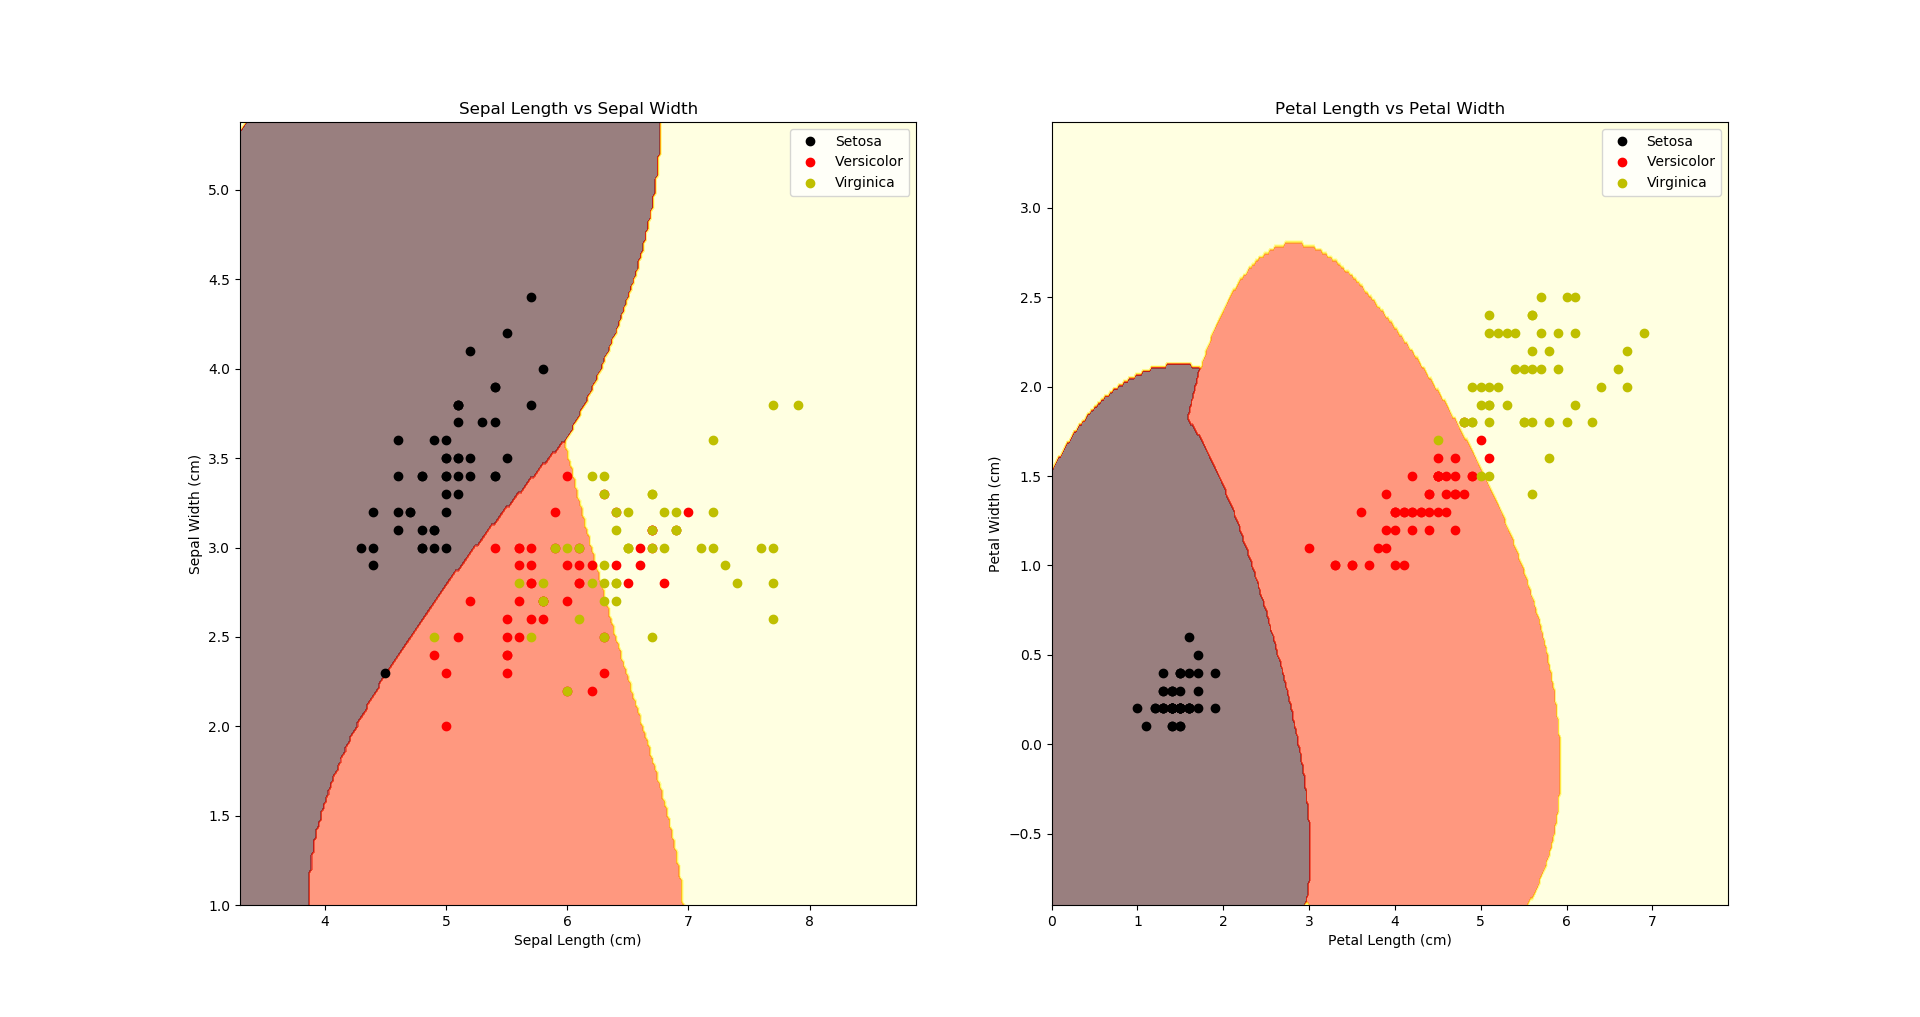

Write Python code to recreate this figure.
import numpy as np
import pandas as pd
import matplotlib.pyplot as plt
from sklearn.datasets import load_iris

dataIris = load_iris()
df = pd.DataFrame(
    dataIris['data'],
    columns = ['SL', 'SW', 'PL', 'PW']
)
df['target'] = dataIris['target']
df['spesies'] = df['target'].apply(
    lambda row: dataIris['target_names'][row]
)

# SVM
from sklearn.svm import SVC
modelS = SVC(gamma = 'auto', probability = True)
modelP = SVC(gamma = 'auto', probability = True)

sepal = dataIris['data'][:, :2]
sl, sw = sepal[:, 0], sepal[:, 1]
petal = dataIris['data'][:, 2:]
pl, pw = petal[:, 0], petal[:, 1]

modelS.fit(sepal, dataIris['target'])
modelP.fit(petal, dataIris['target'])

def mgrid(x, y):
    x_min = x.min() - 1
    x_max = x.max() + 1
    y_min = y.min() - 1
    y_max = y.max() + 1
    xx, yy = np.meshgrid(
        np.arange(x_min, x_max, .02),
        np.arange(y_min, y_max, .02)
    )
    return xx, yy

sl, sw = mgrid(sl, sw)
pl, pw = mgrid(pl, pw)
# print(sl)
# print(sw)

# function plotting
def svmplot(axisfig, model, length, width):
    p = model.predict(np.c_[length.ravel(), width.ravel()])
    p = p.reshape(length.shape)
    hasil = axisfig.contourf(
        length, width, p, cmap='hot', alpha=.5
    )
    return hasil

fig = plt.figure('SVM', figsize=(12,6))

# plot sl vs sw
ax = plt.subplot(121)
svmplot(ax, modelS, sl, sw)
plt.plot(
    df[df['target'] == 0]['SL'],
    df[df['target'] == 0]['SW'],
    'ko'
)
plt.plot(
    df[df['target'] == 1]['SL'],
    df[df['target'] == 1]['SW'],
    'ro'
)
plt.plot(
    df[df['target'] == 2]['SL'],
    df[df['target'] == 2]['SW'],
    'yo'
)
plt.xlabel('Sepal Length (cm)')
plt.ylabel('Sepal Width (cm)')
plt.legend(['Setosa', 'Versicolor', 'Virginica'])
plt.title('Sepal Length vs Sepal Width')

# plot pl vs pw
ax = plt.subplot(122)
svmplot(ax, modelP, pl, pw)
plt.plot(
    df[df['target'] == 0]['PL'],
    df[df['target'] == 0]['PW'],
    'ko'
)
plt.plot(
    df[df['target'] == 1]['PL'],
    df[df['target'] == 1]['PW'],
    'ro'
)
plt.plot(
    df[df['target'] == 2]['PL'],
    df[df['target'] == 2]['PW'],
    'yo'
)
plt.xlabel('Petal Length (cm)')
plt.ylabel('Petal Width (cm)')
plt.legend(['Setosa', 'Versicolor', 'Virginica'])
plt.title('Petal Length vs Petal Width')

plt.show()
